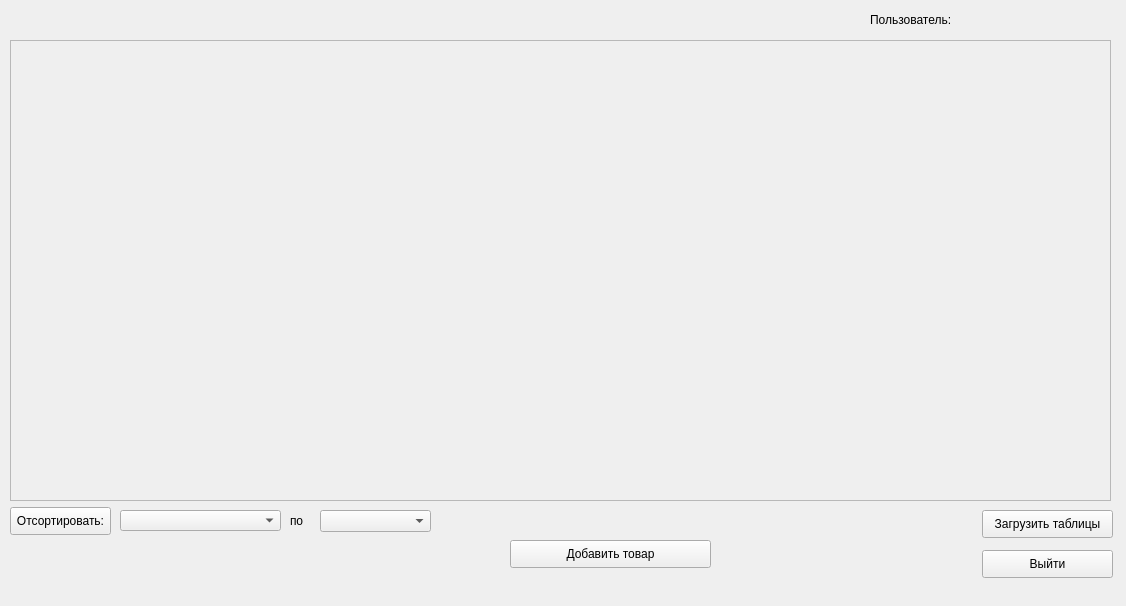
<?xml version="1.0" encoding="UTF-8"?>
<ui version="4.0">
 <class>MainWindow</class>
 <widget class="QMainWindow" name="MainWindow">
  <property name="geometry">
   <rect>
    <x>0</x>
    <y>0</y>
    <width>1126</width>
    <height>606</height>
   </rect>
  </property>
  <property name="windowTitle">
   <string>MainWindow</string>
  </property>
  <widget class="QWidget" name="centralwidget">
   <widget class="QPushButton" name="exit_btn">
    <property name="geometry">
     <rect>
      <x>982</x>
      <y>550</y>
      <width>131</width>
      <height>28</height>
     </rect>
    </property>
    <property name="text">
     <string>Выйти</string>
    </property>
   </widget>
   <widget class="QScrollArea" name="scrollArea">
    <property name="geometry">
     <rect>
      <x>10</x>
      <y>40</y>
      <width>1101</width>
      <height>461</height>
     </rect>
    </property>
    <property name="widgetResizable">
     <bool>true</bool>
    </property>
    <widget class="QWidget" name="scrollAreaWidgetContents">
     <property name="geometry">
      <rect>
       <x>0</x>
       <y>0</y>
       <width>1099</width>
       <height>459</height>
      </rect>
     </property>
     <property name="cursor">
      <cursorShape>ArrowCursor</cursorShape>
     </property>
     <widget class="QWidget" name="verticalLayoutWidget">
      <property name="geometry">
       <rect>
        <x>0</x>
        <y>0</y>
        <width>1101</width>
        <height>461</height>
       </rect>
      </property>
      <layout class="QVBoxLayout" name="verticalLayout_7"/>
     </widget>
    </widget>
   </widget>
   <widget class="QPushButton" name="load_btn">
    <property name="geometry">
     <rect>
      <x>982</x>
      <y>510</y>
      <width>131</width>
      <height>28</height>
     </rect>
    </property>
    <property name="text">
     <string>Загрузить таблицы</string>
    </property>
   </widget>
   <widget class="QLabel" name="user_label">
    <property name="geometry">
     <rect>
      <x>870</x>
      <y>10</y>
      <width>241</width>
      <height>20</height>
     </rect>
    </property>
    <property name="text">
     <string>Пользователь:</string>
    </property>
   </widget>
   <widget class="QComboBox" name="cb_sort">
    <property name="geometry">
     <rect>
      <x>120</x>
      <y>510</y>
      <width>161</width>
      <height>21</height>
     </rect>
    </property>
   </widget>
   <widget class="QComboBox" name="cb_how">
    <property name="geometry">
     <rect>
      <x>320</x>
      <y>510</y>
      <width>111</width>
      <height>22</height>
     </rect>
    </property>
   </widget>
   <widget class="QLabel" name="label_2">
    <property name="geometry">
     <rect>
      <x>290</x>
      <y>513</y>
      <width>31</width>
      <height>16</height>
     </rect>
    </property>
    <property name="text">
     <string>по</string>
    </property>
   </widget>
   <widget class="QPushButton" name="sort_btn">
    <property name="geometry">
     <rect>
      <x>10</x>
      <y>507</y>
      <width>101</width>
      <height>28</height>
     </rect>
    </property>
    <property name="text">
     <string>Отсортировать:</string>
    </property>
   </widget>
   <widget class="QPushButton" name="add_tovar">
    <property name="geometry">
     <rect>
      <x>510</x>
      <y>540</y>
      <width>201</width>
      <height>28</height>
     </rect>
    </property>
    <property name="text">
     <string>Добавить товар</string>
    </property>
   </widget>
  </widget>
 </widget>
 <resources/>
 <connections/>
</ui>
